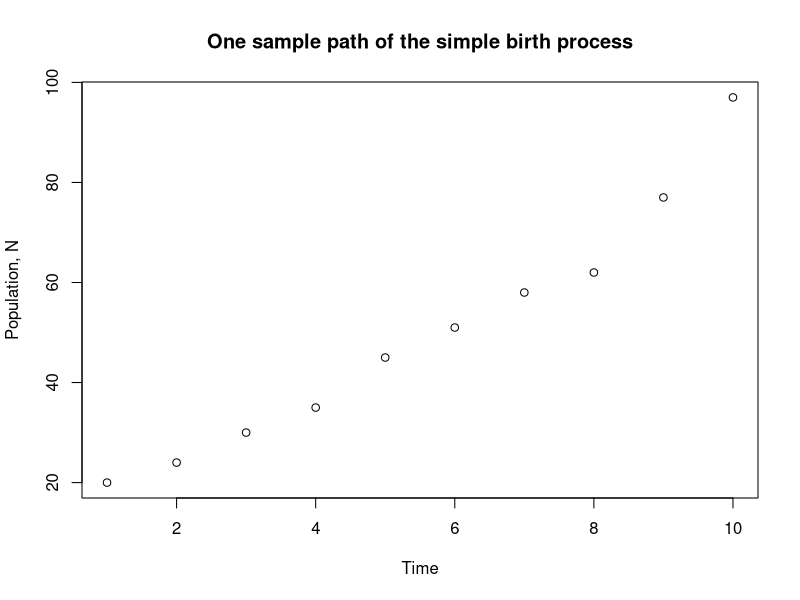
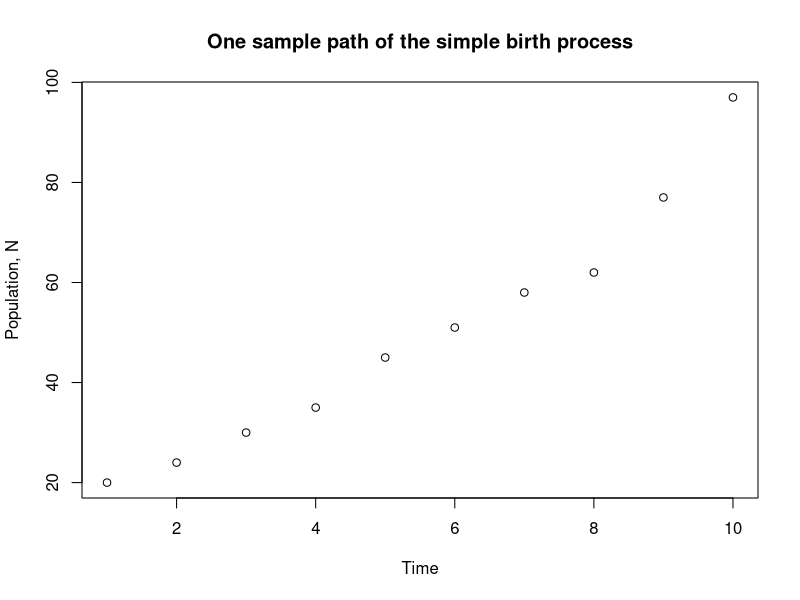
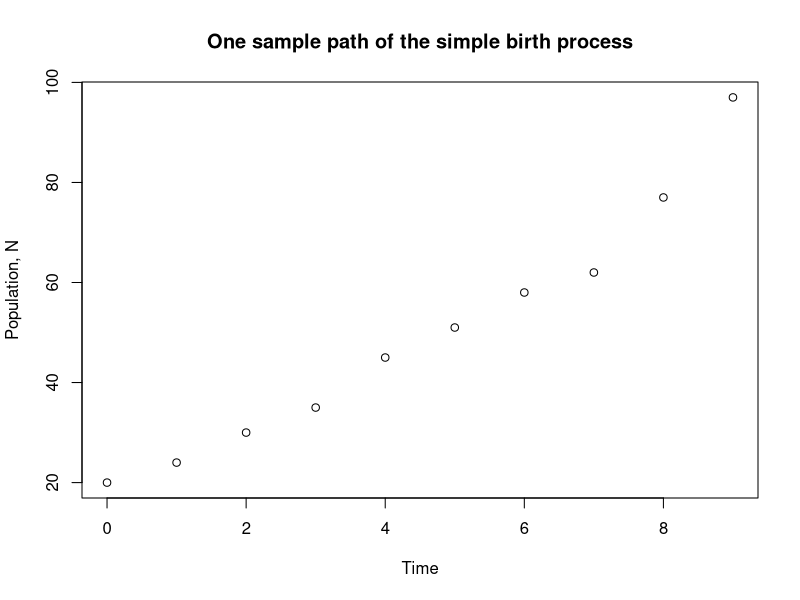
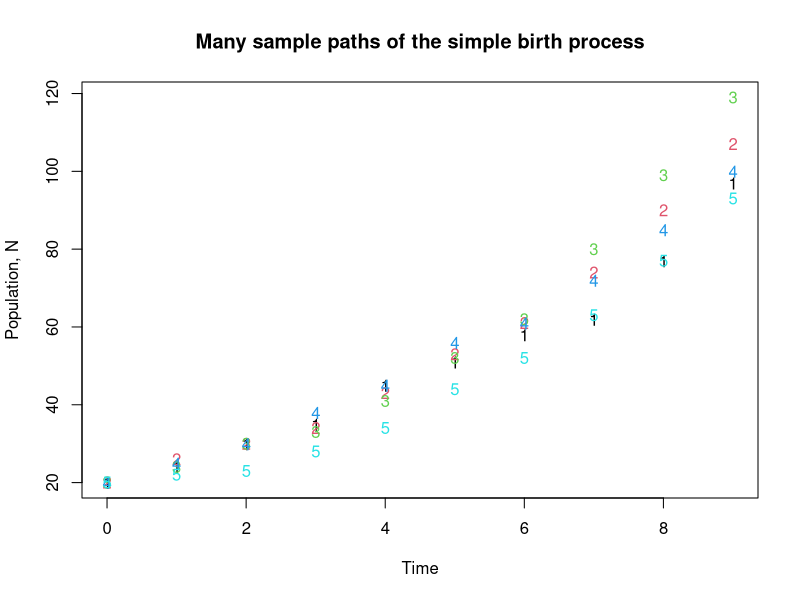
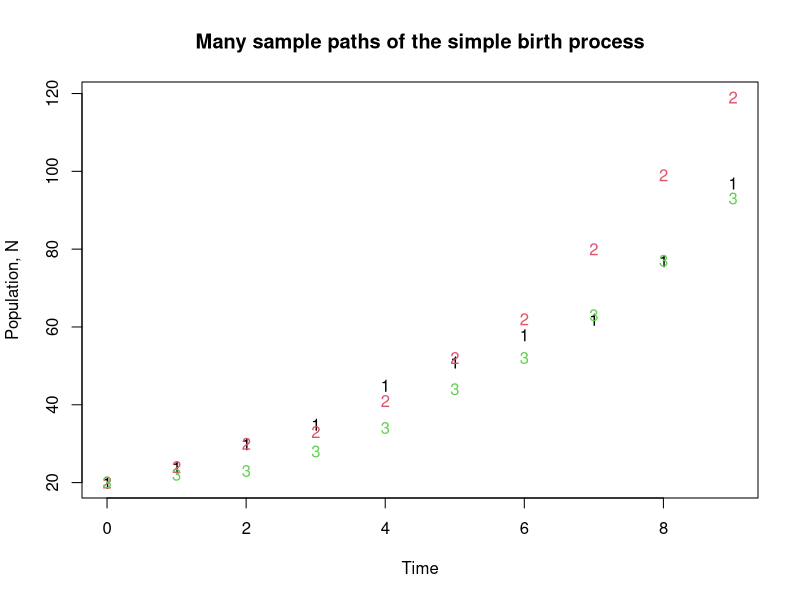
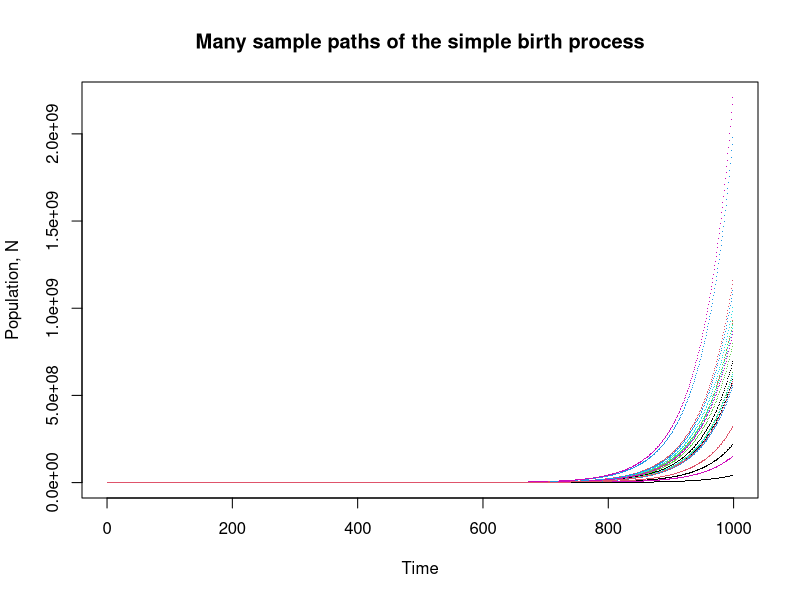
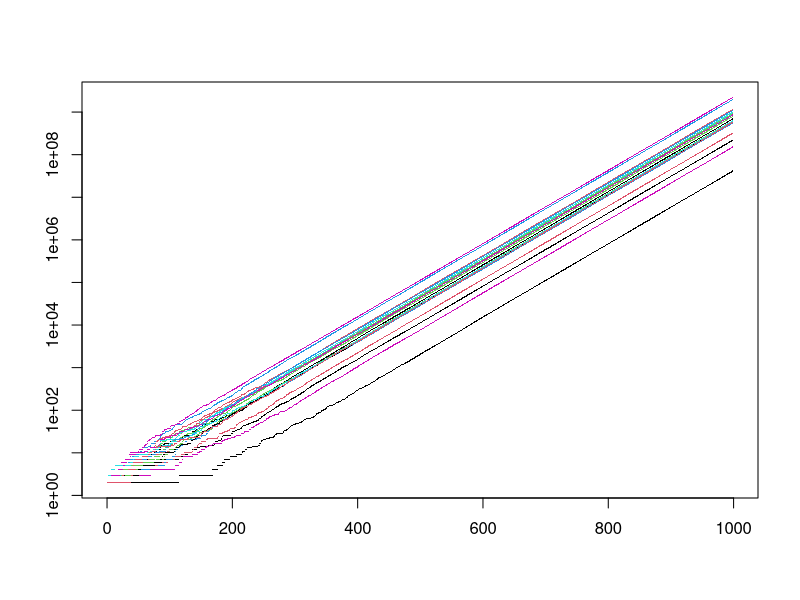
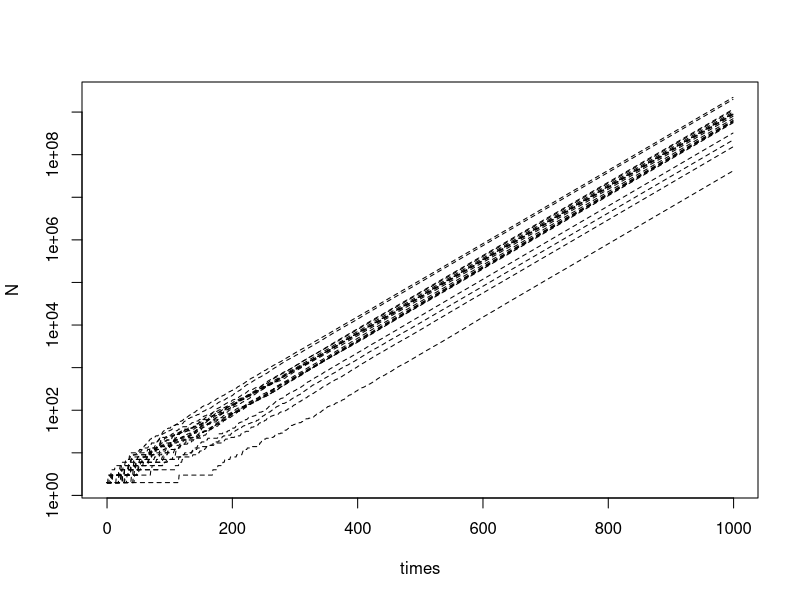

Reproduce these figures in R, in order.
## ---- chunk 1
T = 10
No = 20
N = rep(0,length=T)
## ---- chunk 2
N[1] = No
## ---- chunk 3
b = .2
births = rbinom(1,N[1],b)
## ---- chunk 4
for (t in 1:(T-1)) {
  N[t+1] = N[t] + rbinom(1,N[t],b)
}
## ---- chunk 5
 T = 10
 S = 5
 N = matrix(0,nrow = T, ncol = S)
 N[1,] = 20
 b = .2
 for (t in 1:(T-1)) {
     N[t+1,] = N[t,] + rbinom(S,N[t,],b)
   }
## ---- chunk 6
head(N)
## ---- chunk 7
plot(N[,1], 
     xlab="Time",ylab="Population, N",
     main="One sample path of the simple birth process"
		 )
## ---- chunk 8
plot(N[,1],ann=FALSE) 
title(xlab="Time",
ylab="Population, N", 
main="One sample path of the simple birth process")
## ---- chunk 9
times = 1:T - 1
plot(times,N[,1],ann=FALSE) 
title(xlab="Time", 
ylab="Population, N", 
main="One sample path of the simple birth process")
## ---- chunk 10
matplot(times,N,ann=FALSE)
title(xlab="Time", 
  ylab="Population, N", 
  main="Many sample paths of the simple birth process")
## ---- chunk 11
matplot(times,N[,c(1,3,5)],ann=FALSE)
title(xlab="Time", 
  ylab="Population, N", 
  main="Many sample paths of the simple birth process")
## ---- chunk 12
birthprocess = function(b = 0.01, No = 2, T = 200, S = 10) {
    N = matrix(0.0,nrow = T, ncol = S)
    N[1,] = No
    for (t in 1:(T-1)) {
        N[t+1,] = N[t,] + rbinom(S,N[t,],b)
      }
    return(N)
}
## ---- chunk 13
N = birthprocess(b=0.02,No=2,T=1000,S=20)
## ---- chunk 14
times = 0:(dim(N)[1]-1)
matplot(times,N, pch=".",ann=FALSE)
title(xlab="Time", 
      ylab="Population, N", 
      main="Many sample paths of the simple birth process")
## ---- chunk 15
matplot(times,N[,], pch=".", log = "y",ann=FALSE)
## ---- chunk 16
matplot(times,N, col=1, lty = "dashed", type="l",log = "y")
## ---- chunk 17
matplot(times,N,ann=FALSE, 
        col=c("red","green","blue"), 
  lty = c("dashed","dotdash"), 
  type="l",
  log = "y")
## ---- chunk 18
matplot(times,N,ann=FALSE,
        col=c("red","green","blue"), 
  lty = "393C3F",
  type="l",
  log = "y")
## ---- chunk 19
T = dim(N)[1]
S = dim(N)[2]
df = data.frame(
       time = rep(1:T, times=S), 
 		   run = as.factor(rep(1:S,each=T)),
			 population = as.vector(N)
			 )
## ---- chunk 20
str(df)
## ---- chunk 21
library(ggplot2)

ggplot(df,aes(x=time,y=population)) + 
	geom_line(aes(col=run)) +
	scale_y_continuous(trans="log10")
